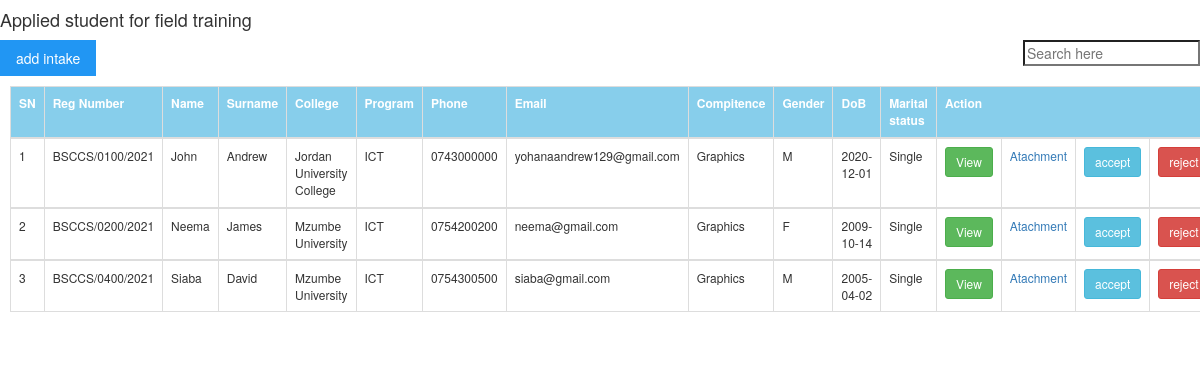
/applied_student.php, run on the app's committed database.
### tables this page shows
CREATE TABLE `student` (
  `student_id` int(11) NOT NULL,
  `student_reg` varchar(255) NOT NULL,
  `student_fname` varchar(255) DEFAULT NULL,
  `student_lname` varchar(255) DEFAULT NULL,
  `student_college` varchar(255) DEFAULT NULL,
  `student_program` varchar(255) DEFAULT NULL,
  `study_level` varchar(11) NOT NULL,
  `student_phone` varchar(255) DEFAULT NULL,
  `student_email` varchar(255) DEFAULT NULL,
  `student_compitence` varchar(255) DEFAULT NULL,
  `student_letter` varchar(255) DEFAULT NULL,
  `student_start_date` date DEFAULT NULL,
  `student_end_date` date DEFAULT NULL,
  `student_reg_date` date DEFAULT NULL,
  `student_gender` varchar(6) NOT NULL,
  `student_field_duration` int(11) DEFAULT NULL,
  `student_dob` date DEFAULT NULL,
  `student_marital_status` varchar(10) NOT NULL,
  `status` enum('pending','rejected','accepted') NOT NULL DEFAULT 'pending',
  `intake_id` int(11) DEFAULT NULL
);

### applied_student.php (the view, shortened to what this page needs)
<html>
    <head>
        <?php include_once'links.php'; ?>
    <head>
            <body>
                    <h4>Applied student for field training</h4>
                    <a class="w3-button w3-blue" href="add_intake.php">add intake</a>
                    <span style="float:right;"><input  oninput="w3.filterHTML('#id01', 'tr', this.value)" type="search" minlength="5" placeholder="Search here"></span>
                <div class="tbl">
                    <div class="row">
                        <div class="col-md-12">
                             <form action="" method="post">
                        <?php
                        include_once'dbconect.php';
$sql = "SELECT * FROM student WHERE status='pending'";
if($result = mysqli_query($conn, $sql)){
    if(mysqli_num_rows($result) > 0){
        echo "<table class='table table-bordered table-hover responsive'>";
            echo "<tr>";
                echo "<th>SN</th>";
                echo "<th>Reg Number</th>";
                echo "<th>Name</th>";
                echo "<th>Surname</th>";
                echo "<th>College</th>";
                echo "<th>Program</th>";
                echo "<th>Phone</th>";
                echo "<th>Email</th>";
                echo "<th>Compitence</th>";
                echo "<th>Gender</th>";
                echo "<th>DoB</th>";
                echo "<th>Marital status</th>";
                echo "<th colspan='4'>Action</th>";
            echo "</tr>";
            $count=mysqli_num_rows($result);
              $i=1;
             while ($i<=$count) {
        while($row = mysqli_fetch_array($result)){
            echo "<tbody id='id01'>";
            echo "<tr>";
                echo "<td>" . $i. "</td>";
                echo "<td>" . $row['student_reg'] . "</td>";
                echo "<td>" . $row['student_fname'] . "</td>";
                echo "<td>" . $row['student_lname'] . "</td>";
                echo "<td>" . $row['student_college'] . "</td>";
                echo "<td>" . $row['student_program'] . "</td>";
                echo "<td>" . $row['student_phone'] . "</td>";
                echo "<td>" . $row['student_email'] . "</td>";
                echo "<td>" . $row['student_compitence'] . "</td>";
                 echo "<td>" . $row['student_gender'] . "</td>";
                echo "<td>" . $row['student_dob'] . "</td>";
                echo "<td>" . $row['student_marital_status'] . "</td>";
                  ?>
                  <form action="delete_student.php" method="post">
                <td><a class="btn btn-success btn-sm" href="view_student.php?student_id=<?php echo $row['student_id'];?>"><span></span>View</a></td>
                <td>
                <a href="attachment/<?php echo $row['student_letter'] ?>">Atachment</a>
               </td>
                 </form>
                <td><input class="hidden" type="text" name="student_id" value="<?php echo $row['student_id'];  ?>">
                    <input type="submit" name="approve" value="accept" class="btn btn-info btn-sm" onclick="return confirm('Are you sure you want to accept?')">
                </td>
                <td><input class="hidden" type="text" name="student_id" value="<?php echo $row['student_id'];  ?>">
                    <input type="submit" name="reject" value="reject" class="btn btn-danger btn-sm" onclick="return confirm('Are you sure you want to reject?')">
                </td>
                <?php
            echo "</tr>";
            echo "</tbody>";
            $i++;
        }
    }
        echo "</table>";
    } else{
        echo "No records matching your query were found.";
    }
} else{
    echo "ERROR: Could not able to execute $sql. " . mysqli_error($conn);
}
?>
                     </form>
                    </div>
                    </div>
                </div>
            </body>
</html>

### css/w3.css (style rules this page uses)
*,*:before,*:after { box-sizing:inherit }
html { -ms-text-size-adjust:100%;-webkit-text-size-adjust:100% }
body { margin:0 }
a { background-color:transparent }
button,input,select,textarea,optgroup { font:inherit;margin:0 }
button,input { overflow:visible }
button,[type=button],[type=reset],[type=submit] { -webkit-appearance:button }
[type=search] { -webkit-appearance:textfield;outline-offset:-2px }
html,body { font-family:Verdana,sans-serif;font-size:15px;line-height:1.5 }
html { overflow-x:hidden }
h4 { font-size:20px }
h1,h2,h3,h4,h5,h6 { font-family:"Segoe UI",Arial,sans-serif;font-weight:400;margin:10px 0 }
a { color:inherit }
.w3-btn,.w3-button { border:none;display:inline-block;padding:8px 16px;vertical-align:middle;overflow:hidden;text-decoration:none;color:inherit;background-color:inherit;text-align:center;cursor:pointer;white-space:nowrap }
.w3-btn,.w3-button { -webkit-touch-callout:none;-webkit-user-select:none;-khtml-user-select:none;-moz-user-select:none;-ms-user-select:none;user-select:none }
.w3-blue,.w3-hover-blue:hover { color:#fff!important;background-color:#2196F3!important }

### css/styles.css (style rules this page uses)
a { text-decoration: none; }
table { width: 100%; }
table,th,td { border-collapse: collapse; font-size: 12px; }
th { color: white; background-color: skyblue; }
form { padding: 10px; }
.tbl { overflow-x: auto; }

### data on the page
student: student_reg "BSCCS/0100/2021", student_fname "John", student_lname "Andrew", student_college "Jordan University College", student_program "ICT", student_phone "0743000000", student_email "yohanaandrew129@gmail.com", student_compitence "Graphics", student_gender "M", student_dob "2020-12-01", student_marital_status "Single"
student: student_reg "BSCCS/0200/2021", student_fname "Neema", student_lname "James", student_college "Mzumbe University", student_program "ICT", student_phone "0754200200", student_email "neema@gmail.com", student_compitence "Graphics", student_gender "F", student_dob "2009-10-14", student_marital_status "Single"
student: student_reg "BSCCS/0400/2021", student_fname "Siaba", student_lname "David", student_college "Mzumbe University", student_program "ICT", student_phone "0754300500", student_email "siaba@gmail.com", student_compitence "Graphics", student_gender "M", student_dob "2005-04-02", student_marital_status "Single"
